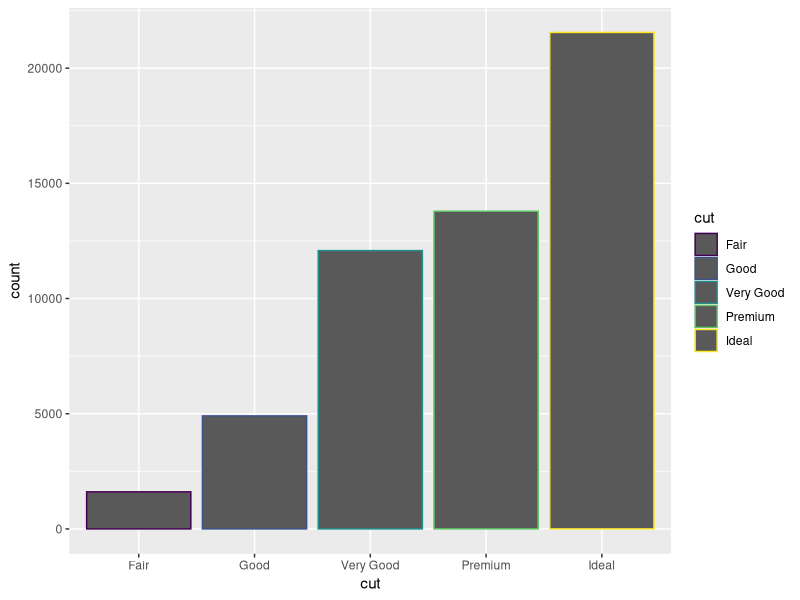
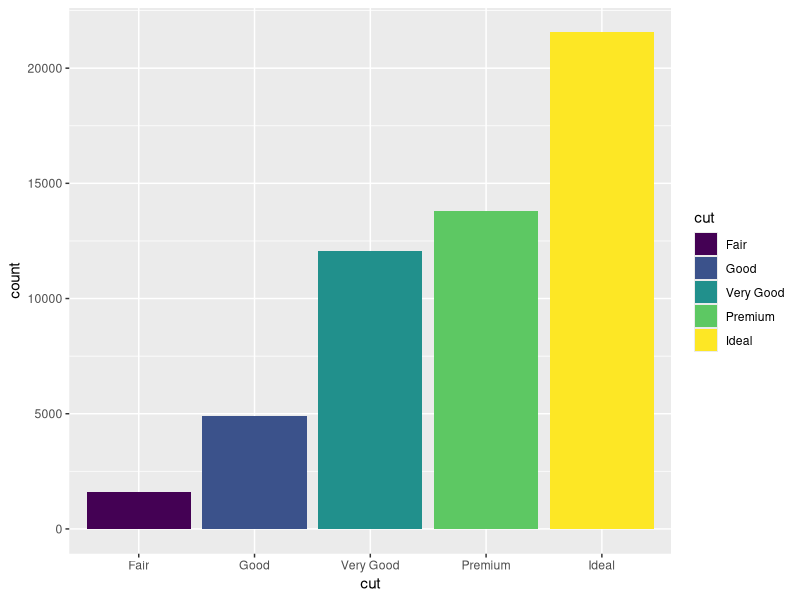
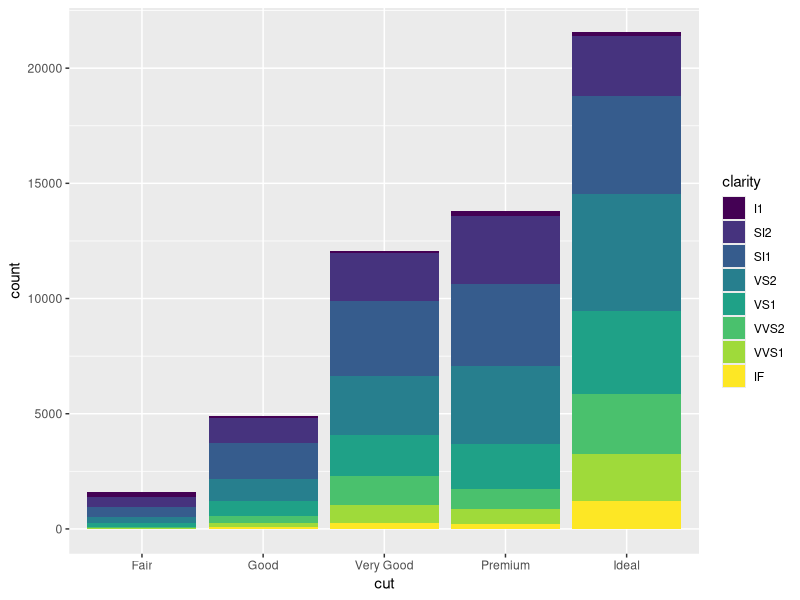
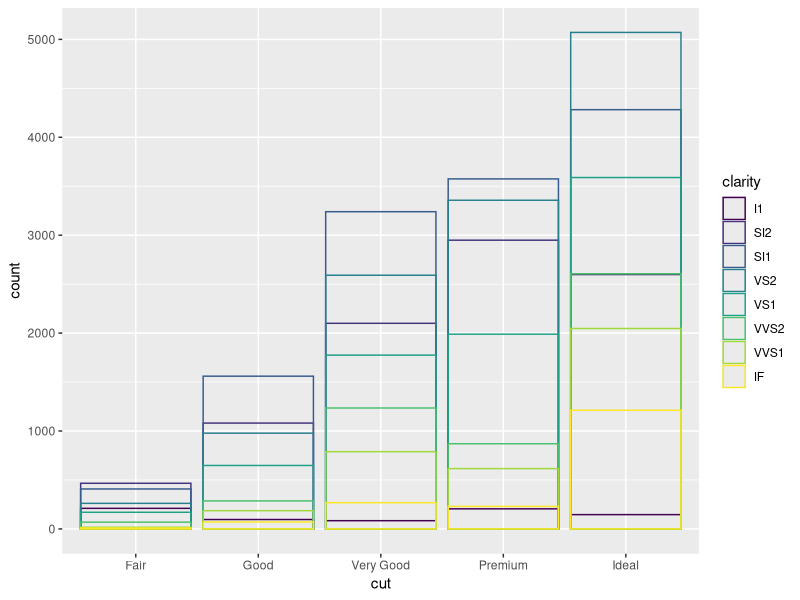
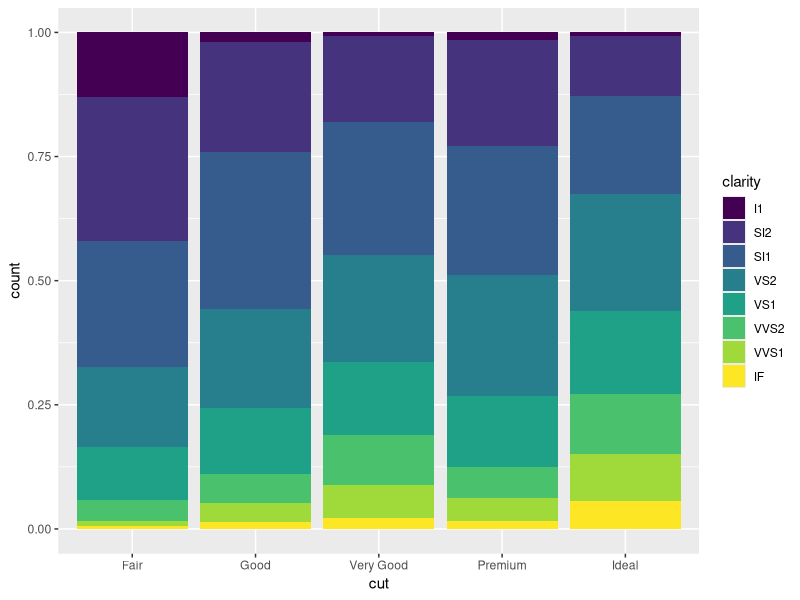
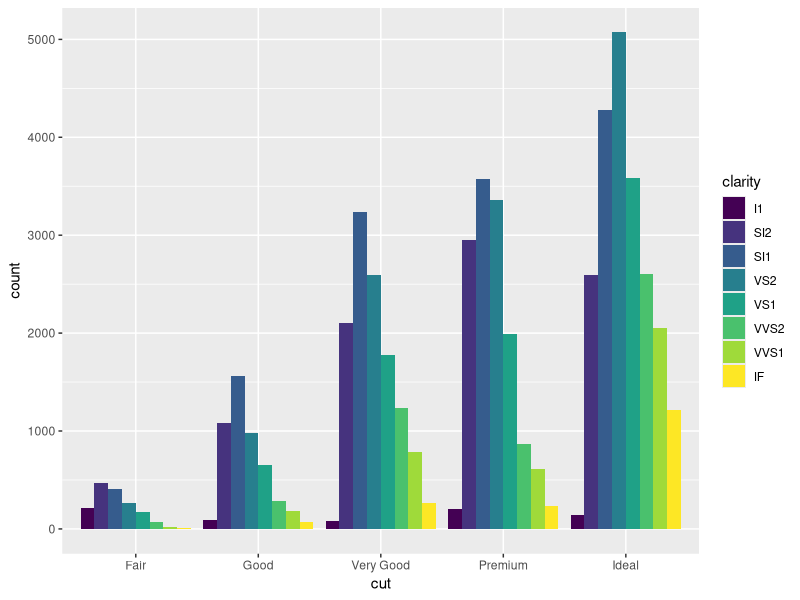
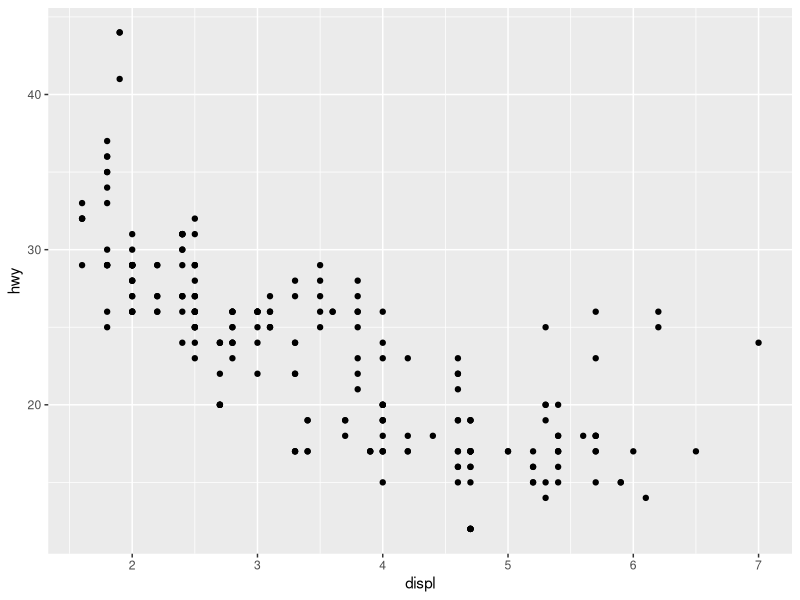
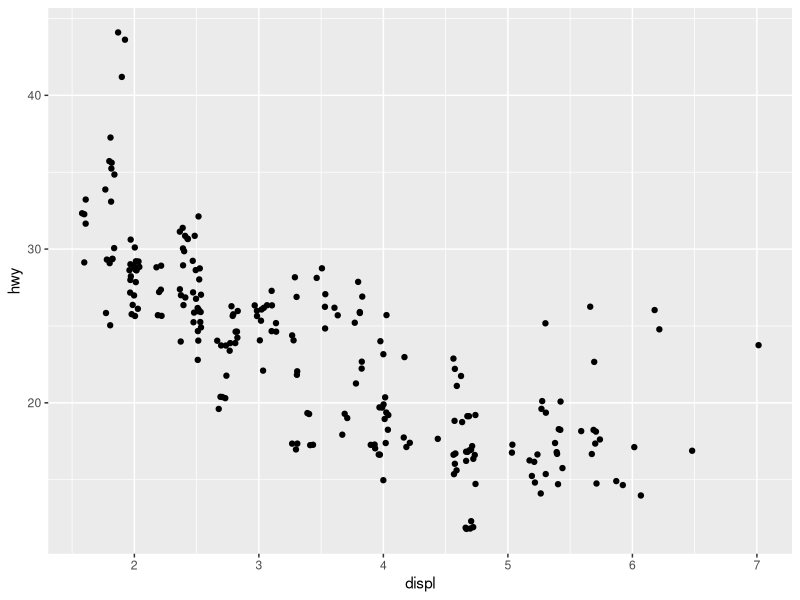

R code for these plots, in order:
## Load the tidyverse, which includes ggplot2:
library(tidyverse)

# 3.8: POSITION ADJUSTMENTS ----------------------------------------------------
## To colour bars, use `fill` rather than `colour`:
## (Note that we are mapping `x` and `colour`/`fill` to the same variable: `cut`)
ggplot(data = diamonds) +
  geom_bar(mapping = aes(x = cut, colour = cut))

ggplot(data = diamonds) +
  geom_bar(mapping = aes(x = cut, fill = cut))

## Now we'll map `fill` to a different variable, `clarity`.
## We automatically get a "stacked" bar chart:
ggplot(data = diamonds) +
  geom_bar(mapping = aes(x = cut, fill = clarity))

## This stacking happens because the default "position adjustment" is `stack`:
?geom_bar

## Other position adjustments: (1) position = "identity" => no adjustment
## This is not useful for bar charts, but is the default for e.g. scatterplots.
## To even see what happens in case of bar charts, we'll make the bars transparent:
ggplot(data = diamonds, mapping = aes(x = cut, colour = clarity)) +
  geom_bar(fill = NA, position = "identity")

## Other position adjustments: (2) position = "fill" => stacked & proportional
## This makes it easy to compare relative frequencies within each cut:
ggplot(data = diamonds) +
  geom_bar(mapping = aes(x = cut, fill = clarity), position = "fill")

## Other position adjustments: (3) position = "dodge" => bars beside one another
ggplot(data = diamonds) +
  geom_bar(mapping = aes(x = cut, fill = clarity), position = "dodge")

## Other position adjustments: (4) position = "jitter" to avoid overplotting
## This is useful for scatterplots and other plots that show individual points:
ggplot(data = mpg) +
  geom_point(mapping = aes(x = displ, y = hwy))

ggplot(data = mpg) +
  geom_point(mapping = aes(x = displ, y = hwy), position = "jitter")


# EXERCISES FOR 3.8 ------------------------------------------------------------
## Exercise 1
## "What is the problem with this plot? How could you improve it?"
ggplot(data = mpg, mapping = aes(x = cty, y = hwy)) +
  geom_point()

## Exercise 2
## What parameters to geom_jitter() control the amount of jittering?


# 3.9: COORDINATE SYSTEMS ------------------------------------------------------
## `coord_flip()` to switch x and y axis
## This graph has overlapping x labels:
ggplot(data = mpg, mapping = aes(x = class, y = hwy)) +
  geom_boxplot()
## If we flip the axes, we no longer have that problem:
ggplot(data = mpg, mapping = aes(x = class, y = hwy)) +
  geom_boxplot() +
  coord_flip()
## However, instead of using `coord_flip`, we can also simply "flip" our
## original mapping of x and y:
ggplot(data = mpg, mapping = aes(y = class, x = hwy)) +
  geom_boxplot()

## `coord_polar()` code example
## I'm not so interested in this coordinate function per se,
## but the code example in the book shows some other new & interesting features:
## 1: We can assign the plot to an "object" (`bar`) and modify it later
## 2: We can make changes to the look & feel of a plot using `theme()`
## 3: We can make changes to the plot labels using `labs()`
bar <- ggplot(data = diamonds) +
  geom_bar(
    mapping = aes(x = cut, fill = cut),
    show.legend = FALSE,
    width = 1
  ) +
  theme(aspect.ratio = 1) +
  labs(x = NULL, y = NULL)

bar + coord_flip()
bar + coord_polar()


# ADDENDUM: THEME() EXAMPLES AND GGSAVE() --------------------------------------
box <- ggplot(data = mpg, mapping = aes(y = class, x = hwy)) +
  geom_boxplot()

## Specific modifications with theme() (many different options!):
box + theme(panel.grid = element_blank())
box + theme(axis.title.x = element_text(size = 20))

## Complete themes - see https://ggplot2.tidyverse.org/reference/ggtheme.html:
box + theme_bw()
box + theme_bw(base_size = 14)
box + theme_dark()

## You can save a plot to disk with ggsave()
## (Just changing the extension in the filename will change the filetype!)
ggsave("my_boxplot.png", box)
ggsave("my_boxplot.jpeg", box)


# EXERCISES FOR 3.9 ------------------------------------------------------------
## Exercise 2
## What does labs() do? Read the documentation. [JP: and experiment with it a bit!]

## Exercise 4 (Bonus)
## - What does the plot below tell you about the relationship between city and highway mpg?
## - Why is coord_fixed() important?
## - What does geom_abline() do?
ggplot(data = mpg, mapping = aes(x = cty, y = hwy)) +
  geom_point() +
  geom_abline() +
  coord_fixed()
